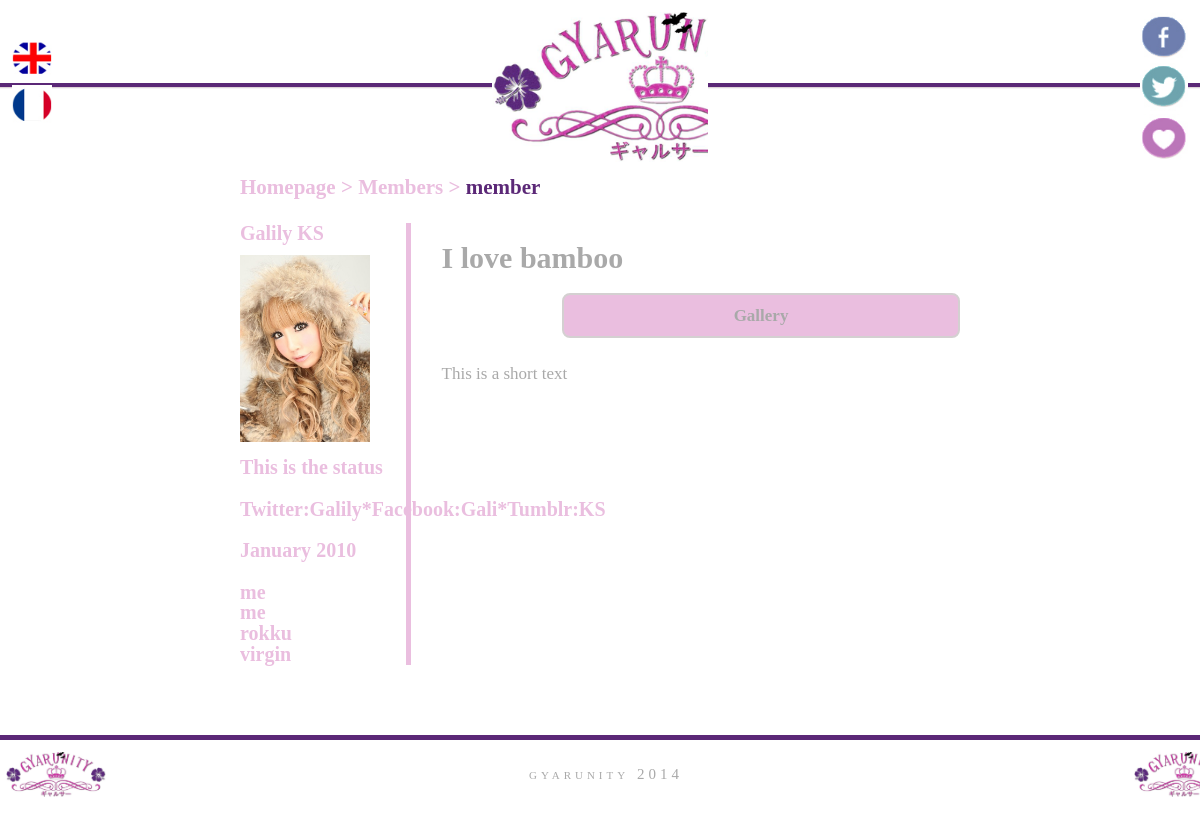
The app's page /index.php?&p=member&id=1 with its own data.
### tables this page shows
CREATE TABLE IF NOT EXISTS `members` (
  `id` int(11) NOT NULL AUTO_INCREMENT,
  `type` enum('M','N') NOT NULL,
  `mail` varchar(255) NOT NULL,
  `psswd` varchar(255) NOT NULL,
  `pseudo` varchar(255) NOT NULL,
  `status` varchar(255) NOT NULL,
  `id_gallery` int(11) NOT NULL,
  `description` text NOT NULL,
  `presentation` varchar(255) NOT NULL,
  `img` varchar(255) NOT NULL,
  `social` text NOT NULL,
  `date` date NOT NULL,
  `love` varchar(255) NOT NULL,
  `hate` varchar(255) NOT NULL,
  `style` varchar(255) NOT NULL,
  `astro` varchar(255) NOT NULL,
  PRIMARY KEY (`id`)
);

### index.php (called while the page is built, shortened)
<?php
	function get_table($arg1, $arg2){
		$menu = array();
		$query = sprintf
		("SELECT ".$arg2." FROM ".$arg1."");
		$result = mysql_query($query);
		if (!$result) {
	    $message  = 'Requête invalide : ' . mysql_error() . "\n";
	    $message .= 'Requête complète : ' . $query;
	    die($message);
		}
		else{
			while($row = mysql_fetch_assoc($result)){
				array_push($menu, $row);
			}
			return $menu;
		}
	}
	$members = get_table('members', '*');
	include 'templates/homepage.php';
?>

### templates/pages/member.php (the view, shortened to what this page needs)
<div class="breadcrumb">
	<a href='index.php' title="homepage">Homepage</a> >
	<a href='index.php?&p=members' title="members">Members</a> >
	<a class="active" href='#' title="<?php echo $_GET['p']; ?>"><?php echo $_GET['p']; ?></a>
</div>
<div id="member">
	<?php foreach($members as $k) {
		if($k['id'] == $_GET['id']){?>
		<div class="left">
			<h1><?php echo $k['pseudo']; ?></h1>
			<img src="assets/images/members/<?php echo $k['img']; ?>" alt="<?php echo $k['img']; ?>" />
			<ul>
				<li><?php echo $k['status']; ?></li>
				<li>&nbsp;</li>
				<li><a href="#" title="#"><?php echo $k['social']; ?></a></li>
				<li>&nbsp;</li>
				<?php
					$time=strtotime($k['date']);
					$month=date("F",$time);
					$year=date("Y",$time);
				?>
				<li><?php echo $month.' '.$year; ?></li>
				<li>&nbsp;</li>
				<li><?php echo $k['love']; ?></li>
				<li><?php echo $k['hate']; ?></li>
				<li><?php echo $k['style']; ?></li>
				<li><?php echo $k['astro']; ?></li>
			</ul>
		</div>
		<div class="right">
			<h2 class="left"><?php echo $k['presentation']; ?></h2>
			<a href="index.php?p=gallery&id=<?php echo $k['id_gallery']; ?>" class="button right" alt="gallery">Gallery</a>
			<p><?php echo $k['description']; ?></p>
		</div>
	<?php }} ?>
</div>

### css/main.css (style rules this page uses)
html, body, div, span, applet, object, iframe, h1, h2, h3, h4, h5, h6, p, blockquote, pre, a, abbr, acronym, address, big, cite, code, del, dfn, em, img, ins, kbd, q, s, samp, small, strike, strong, sub, sup, tt, var, b, u, i, center, dl, dt, dd, ol, ul, li, fieldset, form, label, legend, table, caption, tbody, tfoot, thead, tr, th, td, article, aside, canvas, details, embed, figure, figcaption, footer, header, hgroup, menu, nav, output, ruby, section, summary, time, mark, audio, video { margin: 0; padding: 0; border: 0; font-size: 100%; font: inherit; vertical-align: baseline; }
body { line-height: 1; }
ol, ul { list-style: none; }
a { text-decoration: none; color:inherit; }
.right { float:right; }
.left { float:left; }
.breadcrumb { color:#eabedf; font-size:21px; font-weight: bold; }
.breadcrumb .active { color:#5b2877; }
#member { margin-top: 3.5%; }
#member .right { width: 72%; color:#a9a9a9; font-size:17px; line-height: 20px; }
#member .left { width:20%; font-size:20px; color:#eabedf; font-weight: bold; border-right:5px solid #eabedf; padding-right:3%; }
#member img { width:90%;margin:8% 0; }
#member .left li { margin:0.5% 0; }
.button { background: #eabedf; color:#fff; font-weight:bolder; border:2px solid #d4d0d1; text-align:center; padding:2%; width:20%; font-size:30px; border-radius:8px; }
#member h2.left { color:#a9a9a9; font-weight: bolder; border:none; width:60%; font-size:30px; line-height:70px; }
#member .right p { margin-top:5%; }

### records on screen
members: pseudo "Galily KS", img (picture), status "This is the status", social "Twitter:Galily*Facebook:Gali*Tumblr:KS", date "January", date "2010", love "me", hate "me", style "rokku", astro "virgin", presentation "I love bamboo", description "This is a short text"

### other values on screen
$_GET['p'] "member"
